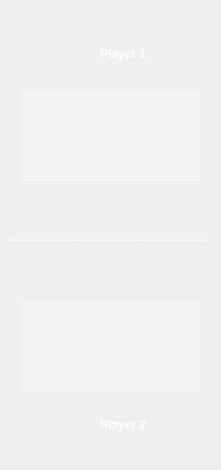
<?xml version="1.0" encoding="UTF-8"?>
<ui version="4.0">
 <class>Points</class>
 <widget class="QWidget" name="Points">
  <property name="geometry">
   <rect>
    <x>0</x>
    <y>0</y>
    <width>221</width>
    <height>470</height>
   </rect>
  </property>
  <property name="windowTitle">
   <string>Form</string>
  </property>
  <widget class="QWidget" name="ListPiecesPlayer1" native="true">
   <property name="geometry">
    <rect>
     <x>20</x>
     <y>90</y>
     <width>180</width>
     <height>91</height>
    </rect>
   </property>
   <property name="styleSheet">
    <string notr="true">background-color:rgb(243, 243, 243);</string>
   </property>
  </widget>
  <widget class="QWidget" name="ListPiecesPlayer2" native="true">
   <property name="geometry">
    <rect>
     <x>20</x>
     <y>301</y>
     <width>180</width>
     <height>91</height>
    </rect>
   </property>
   <property name="palette">
    <palette>
     <active>
      <colorrole role="WindowText">
       <brush brushstyle="SolidPattern">
        <color alpha="255">
         <red>255</red>
         <green>255</green>
         <blue>220</blue>
        </color>
       </brush>
      </colorrole>
      <colorrole role="Button">
       <brush brushstyle="SolidPattern">
        <color alpha="255">
         <red>243</red>
         <green>243</green>
         <blue>243</blue>
        </color>
       </brush>
      </colorrole>
      <colorrole role="Light">
       <brush brushstyle="SolidPattern">
        <color alpha="255">
         <red>255</red>
         <green>255</green>
         <blue>255</blue>
        </color>
       </brush>
      </colorrole>
      <colorrole role="Text">
       <brush brushstyle="SolidPattern">
        <color alpha="255">
         <red>255</red>
         <green>255</green>
         <blue>220</blue>
        </color>
       </brush>
      </colorrole>
      <colorrole role="ButtonText">
       <brush brushstyle="SolidPattern">
        <color alpha="255">
         <red>255</red>
         <green>255</green>
         <blue>220</blue>
        </color>
       </brush>
      </colorrole>
      <colorrole role="Base">
       <brush brushstyle="SolidPattern">
        <color alpha="255">
         <red>243</red>
         <green>243</green>
         <blue>243</blue>
        </color>
       </brush>
      </colorrole>
      <colorrole role="Window">
       <brush brushstyle="SolidPattern">
        <color alpha="255">
         <red>243</red>
         <green>243</green>
         <blue>243</blue>
        </color>
       </brush>
      </colorrole>
      <colorrole role="Shadow">
       <brush brushstyle="SolidPattern">
        <color alpha="255">
         <red>255</red>
         <green>255</green>
         <blue>220</blue>
        </color>
       </brush>
      </colorrole>
      <colorrole role="AlternateBase">
       <brush brushstyle="SolidPattern">
        <color alpha="255">
         <red>247</red>
         <green>247</green>
         <blue>247</blue>
        </color>
       </brush>
      </colorrole>
      <colorrole role="ToolTipBase">
       <brush brushstyle="SolidPattern">
        <color alpha="255">
         <red>255</red>
         <green>255</green>
         <blue>220</blue>
        </color>
       </brush>
      </colorrole>
      <colorrole role="ToolTipText">
       <brush brushstyle="SolidPattern">
        <color alpha="255">
         <red>255</red>
         <green>255</green>
         <blue>220</blue>
        </color>
       </brush>
      </colorrole>
      <colorrole role="PlaceholderText">
       <brush brushstyle="SolidPattern">
        <color alpha="128">
         <red>255</red>
         <green>255</green>
         <blue>220</blue>
        </color>
       </brush>
      </colorrole>
     </active>
     <inactive>
      <colorrole role="WindowText">
       <brush brushstyle="SolidPattern">
        <color alpha="255">
         <red>255</red>
         <green>255</green>
         <blue>220</blue>
        </color>
       </brush>
      </colorrole>
      <colorrole role="Button">
       <brush brushstyle="SolidPattern">
        <color alpha="255">
         <red>243</red>
         <green>243</green>
         <blue>243</blue>
        </color>
       </brush>
      </colorrole>
      <colorrole role="Light">
       <brush brushstyle="SolidPattern">
        <color alpha="255">
         <red>255</red>
         <green>255</green>
         <blue>255</blue>
        </color>
       </brush>
      </colorrole>
      <colorrole role="Text">
       <brush brushstyle="SolidPattern">
        <color alpha="255">
         <red>255</red>
         <green>255</green>
         <blue>220</blue>
        </color>
       </brush>
      </colorrole>
      <colorrole role="ButtonText">
       <brush brushstyle="SolidPattern">
        <color alpha="255">
         <red>255</red>
         <green>255</green>
         <blue>220</blue>
        </color>
       </brush>
      </colorrole>
      <colorrole role="Base">
       <brush brushstyle="SolidPattern">
        <color alpha="255">
         <red>243</red>
         <green>243</green>
         <blue>243</blue>
        </color>
       </brush>
      </colorrole>
      <colorrole role="Window">
       <brush brushstyle="SolidPattern">
        <color alpha="255">
         <red>243</red>
         <green>243</green>
         <blue>243</blue>
        </color>
       </brush>
      </colorrole>
      <colorrole role="Shadow">
       <brush brushstyle="SolidPattern">
        <color alpha="255">
         <red>255</red>
         <green>255</green>
         <blue>220</blue>
        </color>
       </brush>
      </colorrole>
      <colorrole role="AlternateBase">
       <brush brushstyle="SolidPattern">
        <color alpha="255">
         <red>247</red>
         <green>247</green>
         <blue>247</blue>
        </color>
       </brush>
      </colorrole>
      <colorrole role="ToolTipBase">
       <brush brushstyle="SolidPattern">
        <color alpha="255">
         <red>255</red>
         <green>255</green>
         <blue>220</blue>
        </color>
       </brush>
      </colorrole>
      <colorrole role="ToolTipText">
       <brush brushstyle="SolidPattern">
        <color alpha="255">
         <red>255</red>
         <green>255</green>
         <blue>220</blue>
        </color>
       </brush>
      </colorrole>
      <colorrole role="PlaceholderText">
       <brush brushstyle="SolidPattern">
        <color alpha="128">
         <red>255</red>
         <green>255</green>
         <blue>220</blue>
        </color>
       </brush>
      </colorrole>
     </inactive>
     <disabled>
      <colorrole role="WindowText">
       <brush brushstyle="SolidPattern">
        <color alpha="255">
         <red>190</red>
         <green>190</green>
         <blue>190</blue>
        </color>
       </brush>
      </colorrole>
      <colorrole role="Button">
       <brush brushstyle="SolidPattern">
        <color alpha="255">
         <red>243</red>
         <green>243</green>
         <blue>243</blue>
        </color>
       </brush>
      </colorrole>
      <colorrole role="Light">
       <brush brushstyle="SolidPattern">
        <color alpha="255">
         <red>255</red>
         <green>255</green>
         <blue>255</blue>
        </color>
       </brush>
      </colorrole>
      <colorrole role="Text">
       <brush brushstyle="SolidPattern">
        <color alpha="255">
         <red>190</red>
         <green>190</green>
         <blue>190</blue>
        </color>
       </brush>
      </colorrole>
      <colorrole role="ButtonText">
       <brush brushstyle="SolidPattern">
        <color alpha="255">
         <red>190</red>
         <green>190</green>
         <blue>190</blue>
        </color>
       </brush>
      </colorrole>
      <colorrole role="Base">
       <brush brushstyle="SolidPattern">
        <color alpha="255">
         <red>243</red>
         <green>243</green>
         <blue>243</blue>
        </color>
       </brush>
      </colorrole>
      <colorrole role="Window">
       <brush brushstyle="SolidPattern">
        <color alpha="255">
         <red>243</red>
         <green>243</green>
         <blue>243</blue>
        </color>
       </brush>
      </colorrole>
      <colorrole role="Shadow">
       <brush brushstyle="SolidPattern">
        <color alpha="255">
         <red>255</red>
         <green>255</green>
         <blue>220</blue>
        </color>
       </brush>
      </colorrole>
      <colorrole role="AlternateBase">
       <brush brushstyle="SolidPattern">
        <color alpha="255">
         <red>247</red>
         <green>247</green>
         <blue>247</blue>
        </color>
       </brush>
      </colorrole>
      <colorrole role="ToolTipBase">
       <brush brushstyle="SolidPattern">
        <color alpha="255">
         <red>255</red>
         <green>255</green>
         <blue>220</blue>
        </color>
       </brush>
      </colorrole>
      <colorrole role="ToolTipText">
       <brush brushstyle="SolidPattern">
        <color alpha="255">
         <red>255</red>
         <green>255</green>
         <blue>220</blue>
        </color>
       </brush>
      </colorrole>
      <colorrole role="PlaceholderText">
       <brush brushstyle="SolidPattern">
        <color alpha="128">
         <red>0</red>
         <green>0</green>
         <blue>0</blue>
        </color>
       </brush>
      </colorrole>
     </disabled>
    </palette>
   </property>
   <property name="styleSheet">
    <string notr="true">background-color:rgb(243, 243, 243);</string>
   </property>
  </widget>
  <widget class="QLabel" name="NamePlayer1">
   <property name="geometry">
    <rect>
     <x>100</x>
     <y>45</y>
     <width>81</width>
     <height>17</height>
    </rect>
   </property>
   <property name="palette">
    <palette>
     <active>
      <colorrole role="WindowText">
       <brush brushstyle="SolidPattern">
        <color alpha="255">
         <red>255</red>
         <green>255</green>
         <blue>255</blue>
        </color>
       </brush>
      </colorrole>
     </active>
     <inactive>
      <colorrole role="WindowText">
       <brush brushstyle="SolidPattern">
        <color alpha="255">
         <red>255</red>
         <green>255</green>
         <blue>255</blue>
        </color>
       </brush>
      </colorrole>
     </inactive>
     <disabled>
      <colorrole role="WindowText">
       <brush brushstyle="SolidPattern">
        <color alpha="255">
         <red>190</red>
         <green>190</green>
         <blue>190</blue>
        </color>
       </brush>
      </colorrole>
     </disabled>
    </palette>
   </property>
   <property name="font">
    <font>
     <weight>75</weight>
     <bold>true</bold>
    </font>
   </property>
   <property name="text">
    <string>Player 1</string>
   </property>
  </widget>
  <widget class="QLabel" name="NamePlayer2">
   <property name="geometry">
    <rect>
     <x>100</x>
     <y>416</y>
     <width>91</width>
     <height>17</height>
    </rect>
   </property>
   <property name="palette">
    <palette>
     <active>
      <colorrole role="WindowText">
       <brush brushstyle="SolidPattern">
        <color alpha="255">
         <red>255</red>
         <green>255</green>
         <blue>255</blue>
        </color>
       </brush>
      </colorrole>
     </active>
     <inactive>
      <colorrole role="WindowText">
       <brush brushstyle="SolidPattern">
        <color alpha="255">
         <red>255</red>
         <green>255</green>
         <blue>255</blue>
        </color>
       </brush>
      </colorrole>
     </inactive>
     <disabled>
      <colorrole role="WindowText">
       <brush brushstyle="SolidPattern">
        <color alpha="255">
         <red>190</red>
         <green>190</green>
         <blue>190</blue>
        </color>
       </brush>
      </colorrole>
     </disabled>
    </palette>
   </property>
   <property name="font">
    <font>
     <weight>75</weight>
     <bold>true</bold>
    </font>
   </property>
   <property name="text">
    <string>Player 2</string>
   </property>
  </widget>
  <widget class="QLabel" name="label">
   <property name="geometry">
    <rect>
     <x>10</x>
     <y>230</y>
     <width>201</width>
     <height>20</height>
    </rect>
   </property>
   <property name="palette">
    <palette>
     <active>
      <colorrole role="WindowText">
       <brush brushstyle="SolidPattern">
        <color alpha="255">
         <red>255</red>
         <green>255</green>
         <blue>255</blue>
        </color>
       </brush>
      </colorrole>
     </active>
     <inactive>
      <colorrole role="WindowText">
       <brush brushstyle="SolidPattern">
        <color alpha="255">
         <red>255</red>
         <green>255</green>
         <blue>255</blue>
        </color>
       </brush>
      </colorrole>
     </inactive>
     <disabled>
      <colorrole role="WindowText">
       <brush brushstyle="SolidPattern">
        <color alpha="255">
         <red>190</red>
         <green>190</green>
         <blue>190</blue>
        </color>
       </brush>
      </colorrole>
     </disabled>
    </palette>
   </property>
   <property name="font">
    <font>
     <weight>75</weight>
     <bold>true</bold>
    </font>
   </property>
   <property name="text">
    <string>-------------------------------------------------</string>
   </property>
  </widget>
 </widget>
 <resources/>
 <connections/>
</ui>
